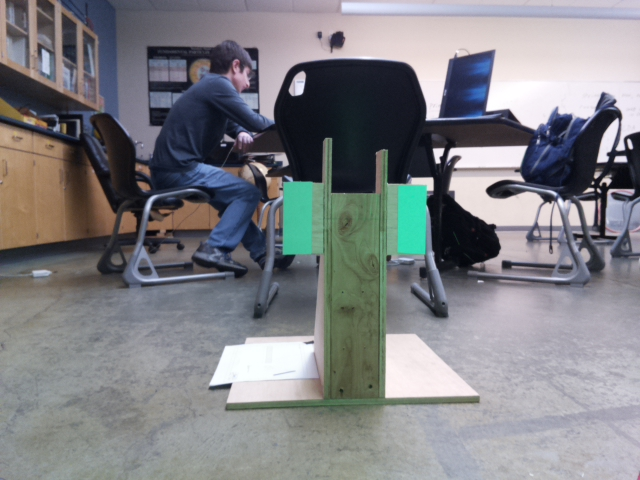
#> input picture pic.jpg, 640 x 480 px; its folder holds only this picture in this run
$ python -i processing.py   (imports and definitions only)   (older library calls are emulated)
#> lines starting #> are read from the running program, lines starting #| are printed output that depends on the picture; after the words box and inside, x2 and y2 are one past the last pixel; in counts of white or black regions, pixels touching at a corner belong together
"""
As well as containing unit tests, this module also contains functions to
facilitate checking the image processing algorithms for accuracy - that
is parsing the marked images to find the manually entered coordinates of
the pieces of tape and making sure these coordinates are close to those
returned by the image processing algorithms.
"""

import os
import sys
import unittest

import numpy as np
import cv2

# Add the parent directory to the path so other modules can be imported
currentdir = os.path.dirname(os.path.abspath(__file__))
parentdir = os.path.dirname(currentdir)
sys.path.insert(0, parentdir)

from processing import tapecontours

# Range for fist mask
LOW_RED = np.array([169, 100, 100])
ML_RED = np.array([179, 255, 255])
# Range for second mask
MH_RED = np.array([0, 100, 100])
HIGH_RED = np.array([10, 255, 255])

MAX_DIST = 50 # Maximum error between calculated corner and actual corner
SHOW_FAILED_IMAGES = False # Whether to show images for failed results
SHOW_ALL_IMAGES = False # Whether to show images for all results

# [29 lines left out: functions get_circles, compare_corners, not called in this run]

class ImageTests(unittest.TestCase):
    """
    This test currently only has 1 test - checking that corners can be
    correctly identified in images of retroreflective tape.
    """

    CMP_ERR = 'The determined corners are not correct'
    LEAST_PERCENT = 0.5 # Minimum percent of images that must be
                        # identified correctly to pass

    # [37 lines left out: function test_corners, not called in this run]

# [2 lines not run here, left out]

>>> import cv2
>>> picture = cv2.imread('../pic.jpg')
#> picture is the input picture: shape (480, 640, 3); mean B, G, R 131.7, 127.7, 126.7
>>> result = get_circles(picture)
#> in get_circles, `hue = cv2.cvtColor(img, cv2.COLOR_BGR2HSV)`: hue: shape (480, 640, 3); mean H, S, V 99.3, 43.8, 138.4
#> in get_circles, `mask1 = cv2.inRange(hue, LOW_RED, ML_RED)`:
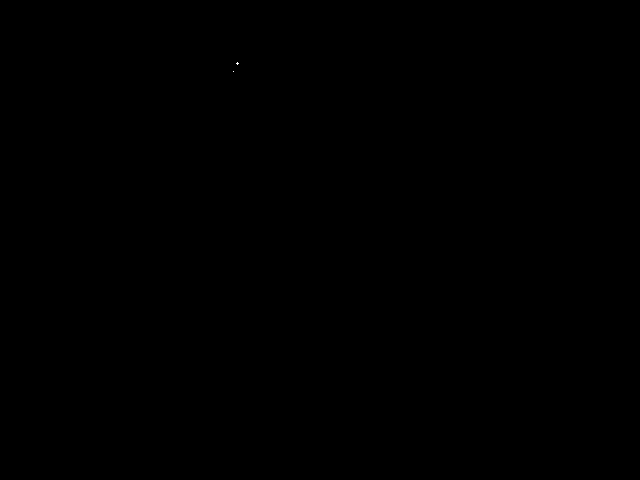
#> mask1: shape (480, 640); 0% white in thin lines or dots, all inside (x1, y1, x2, y2) = (233, 62, 239, 72)
#> in get_circles, `mask2 = cv2.inRange(hue, MH_RED, HIGH_RED)`:
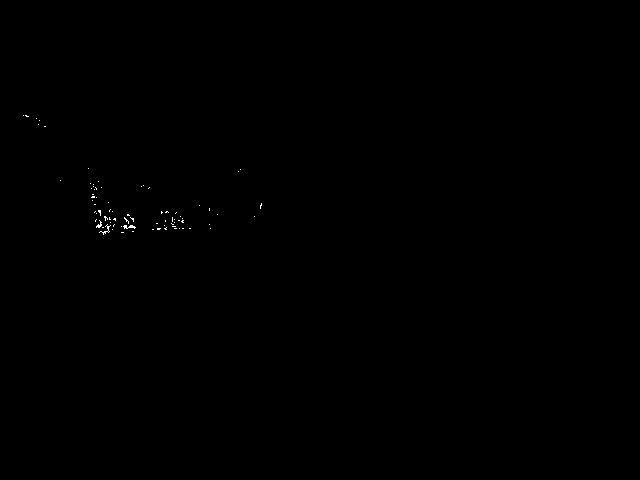
#> mask2: shape (480, 640); 0.09% white in thin lines or dots, all inside (x1, y1, x2, y2) = (23, 115, 262, 235)
#> in get_circles, `mask = cv2.bitwise_or(mask1, mask2)`: mask: shape (480, 640); 0.09% white in thin lines or dots, all inside (x1, y1, x2, y2) = (23, 62, 262, 235)
#> in get_circles, `_, cnt, _ = cv2.findContours(mask, cv2.RETR_EXTERNAL, cv2.CHAIN_APPROX..`: cnt = 80 contours, all with area under 20
#> in get_circles, `centers = np.array([c for (c, r) in circles])`: centers = 80 pairs, first value 23 to 260.5, second value 63 to 232
#> result has the same summary as centers in get_circles
